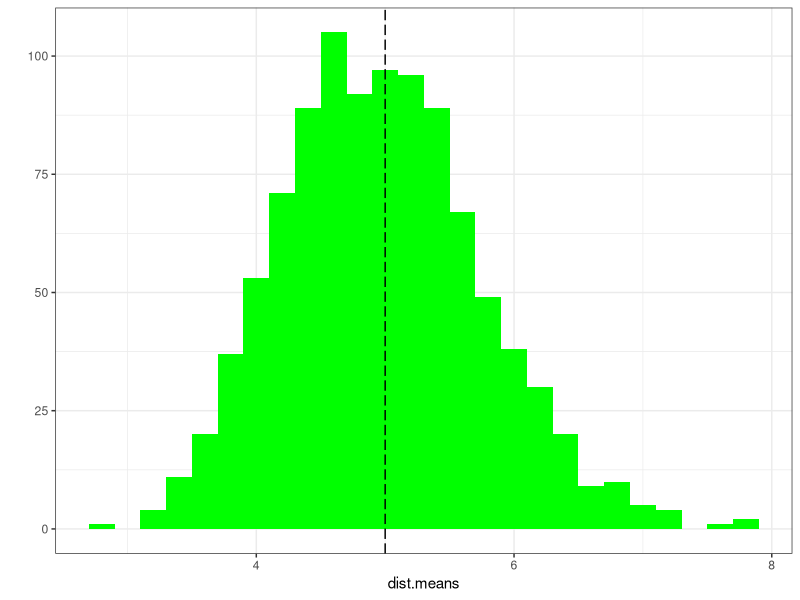
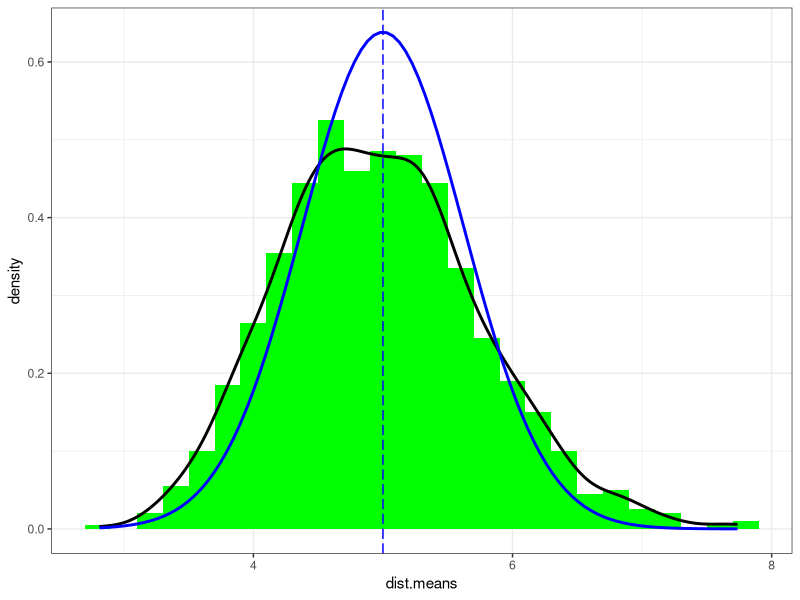

Recreate these plots in R, in order.
## ---- chunk 1
library(ggplot2)

set.seed(1234)
nosim = 1000
sampleSize = 40
lambda = 0.2
dist.means = (apply(matrix(rexp(nosim * sampleSize, lambda), nosim), 1, mean))
## ---- chunk 2
theo_mean = 1 / lambda
qplot(dist.means, geom="histogram", fill=I("green"), binwidth=0.2) + geom_vline(xintercept=theo_mean, linetype="longdash") + theme_bw()
## ---- chunk 3
theo_var = (1 / lambda^2) / sampleSize
## ---- chunk 4
ggplot(data.frame(dist.means), aes(x=dist.means)) + geom_histogram(aes(y=..density..), fill="green", binwidth=0.2) + geom_density(color="black", size=1) + geom_vline(xintercept=theo_mean, linetype="longdash", color="blue") + theme_bw() + stat_function(fun = dnorm, args = list(mean = 5, sd = 0.625), color="blue", size=1)

ci = mean(dist.means) + c(-1,1) * 1.96 * sd(dist.means)/sqrt(sampleSize)
theo_ci = theo_mean + c(-1,1) * 1.96 * sqrt(theo_var)/sampleSize
